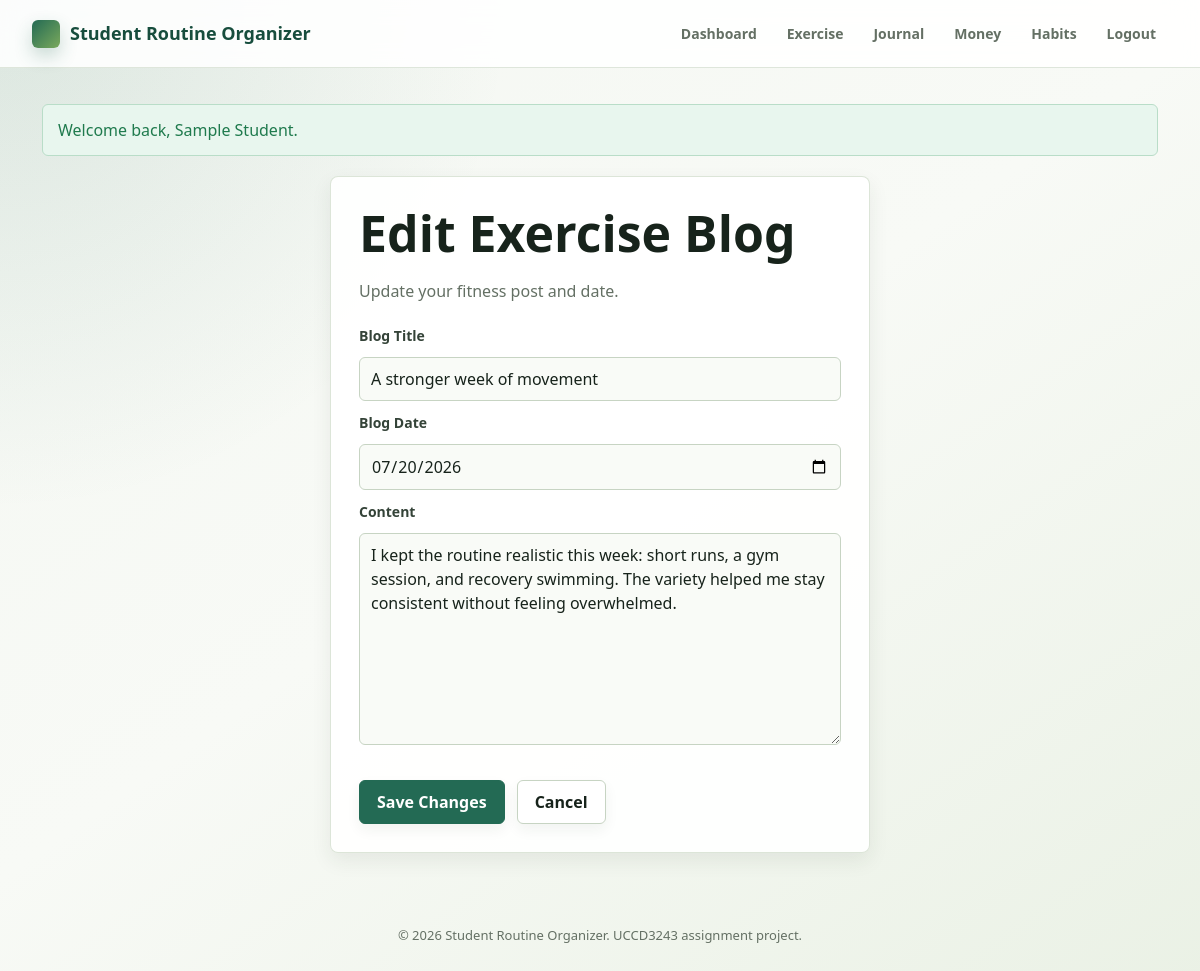
The app's page /modules/exercise/edit_blog.php?id=1 (signed in) with its own data.
### tables this page shows
CREATE TABLE exercise_blogs (
  blog_id INT AUTO_INCREMENT PRIMARY KEY,
  user_id INT NOT NULL,
  title VARCHAR(140) NOT NULL,
  content TEXT NOT NULL,
  blog_date DATE NOT NULL,
  created_at TIMESTAMP DEFAULT CURRENT_TIMESTAMP,
  updated_at TIMESTAMP DEFAULT CURRENT_TIMESTAMP ON UPDATE CURRENT_TIMESTAMP,
  CONSTRAINT fk_exercise_blog_user
    FOREIGN KEY (user_id) REFERENCES users(user_id)
    ON DELETE CASCADE,
  INDEX idx_exercise_blog_user_date (user_id, blog_date)
);

### modules/exercise/exercise_helpers.php (called while the page is built, shortened)
<?php
function exerciseBlogLoadForUser(mysqli $connection, int $blogId, int $userId): ?array
{
    $stmt = $connection->prepare('SELECT blog_id, user_id, title, content, blog_date, created_at, updated_at FROM exercise_blogs WHERE blog_id = ? AND user_id = ? LIMIT 1');
    $stmt->bind_param('ii', $blogId, $userId);
    $stmt->execute();
    $blog = $stmt->get_result()->fetch_assoc();
    return $blog ?: null;
}

### includes/validation.php (called while the page is built, shortened)
<?php
function escapeOutput(?string $value): string
{
    return htmlspecialchars((string) $value, ENT_QUOTES, 'UTF-8');
}

### modules/exercise/edit_blog.php (the view, shortened to what this page needs)
<?php
require __DIR__ . '/../../config/database.php';
require __DIR__ . '/../../includes/validation.php';
require __DIR__ . '/exercise_helpers.php';
$userId = (int) $_SESSION['user_id'];
$blogId = filter_var($_GET['id'] ?? null, FILTER_VALIDATE_INT);
$data = exerciseDefaultBlogData();
try {
    $connection = getDatabaseConnection();
    $blog = exerciseBlogLoadForUser($connection, (int) $blogId, $userId);
    $data = [
        'title' => $blog['title'],
        'content' => $blog['content'],
        'blog_date' => $blog['blog_date'],
    ];
} catch (Throwable $exception) {
    $pageError = 'Exercise blog editing is unavailable right now. Please check the database setup.';
}
require __DIR__ . '/../../includes/header.php';
?>
<section class="panel narrow">
    <h1>Edit Exercise Blog</h1>
    <p class="muted">Update your fitness post and date.</p>
    <form method="post" action="<?= BASE_URL; ?>/modules/exercise/edit_blog.php?id=<?= (int) $blogId; ?>">
        <label for="title">Blog Title</label>
        <input id="title" name="title" maxlength="140" value="<?= escapeOutput($data['title']); ?>" required>
        <label for="blog_date">Blog Date</label>
        <input id="blog_date" name="blog_date" type="date" value="<?= escapeOutput($data['blog_date']); ?>" required>
        <label for="content">Content</label>
        <textarea id="content" name="content" maxlength="5000" rows="8" required><?= escapeOutput($data['content']); ?></textarea>
        <div class="button-row">
            <button class="button primary" type="submit">Save Changes</button>
            <a class="button" href="<?= BASE_URL; ?>/modules/exercise/index.php?view=blogs">Cancel</a>
        </div>
    </form>
</section>
<?php require __DIR__ . '/../../includes/footer.php'; ?>

### assets/css/journal_editor.css (style rules this page uses)
:root { --nj-bg: #f4f7f2; --nj-surface: rgba(255, 255, 255, 0.94); --nj-surface-soft: #f8faf6; --nj-primary: #236a54; --nj-primary-dark: #174d3d; --nj-primary-light: #e2f1ea; --nj-text: #17231b; --nj-muted: #647064; --nj-border: #dbe4d7; --nj-rose: #b84a62; --nj-rose-light: #fdebf0; --nj-amber: #d9822b; --nj-amber-light: #fff0de; --nj-blue: #3569b7; --nj-blue-light: #e8effb; --nj-purple: #7b4eb2; --nj-purple-light: #f1ebf9; --nj-shadow-sm: 0 4px 14px rgba(23, 35, 27, 0.06); --nj-shadow-md: 0 10px 30px rgba(23, 35, 27, 0.1); --nj-shadow-lg: 0 20px 45px rgba(23, 35, 27, 0.15); --nj-radius: 12px; --nj-radius-sm: 8px; --nj-font-ui: 'Plus Jakarta Sans', 'Inter', -apple-system, BlinkMacSystemFont, sans-serif; --nj-font-canvas: 'Lora', 'Playfair Display', Georgia, serif; }
.noted-brand, .noted-view-btn, .noted-tool-btn, .quick-filter-item, .sidebar-note-card, .tool-choice-btn, .color-dot, .stamp-btn, .button, .rotate-handle, .media-quick-bar button, .journal-card h2 a, .journal-draft-card h3, .calendar-note-pill, .calendar-day-cell, .journal-template-card, .add-subject-btn { cursor: pointer !important; }

### records on screen
exercise_blogs: title "A stronger week of movement", blog_date "07/20/2026", content "I kept the routine realistic this week: short runs, a gym session, and recovery swimming. The variety helped me stay consistent without feeling overwhelmed."

### other values on screen
APP_NAME "Student Routine Organizer"
escapeOutput($label) "Dashboard"
escapeOutput($label) "Exercise"
escapeOutput($label) "Journal"
escapeOutput($label) "Money"
escapeOutput($label) "Habits"
$message "Welcome back, Sample Student."
